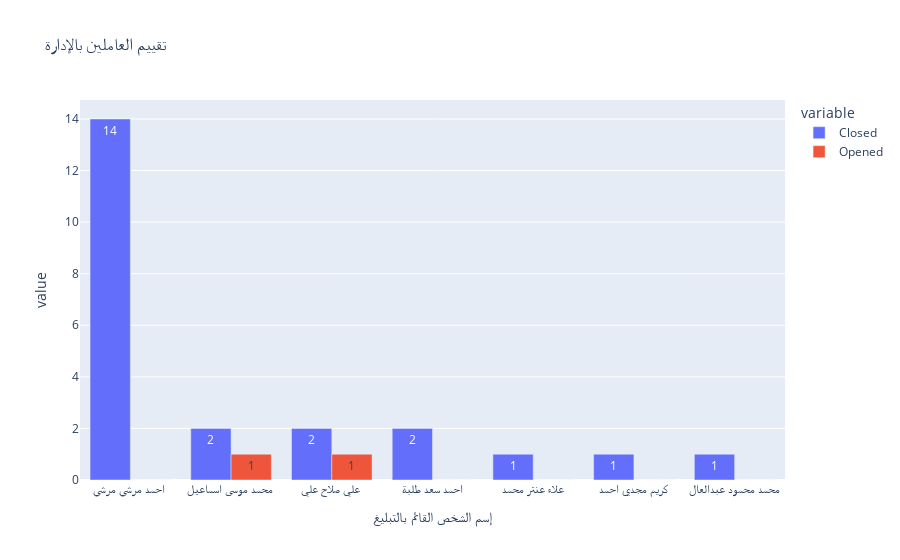

This figure's notebook cell:
### Code cell
px.bar(data_frame=ncr_hse,x='إسم الشخص القائم بالتبليغ',y=['Closed', 'Opened'],
       barmode='group',text_auto=True,title='تقييم العاملين باﻹدارة')

### Figure 1 — Plotly figure (JSON) as saved in the notebook; plotly's stock layout.template omitted (floating-point values rounded to 4 significant figures)
{"data": [{"alignmentgroup": "True", "hovertemplate": "variable=Closed<br>إسم الشخص القائم بالتبليغ=%{x}<br>value=%{y}<extra></extra>", "legendgroup": "Closed", "marker": {"color": "#636efa", "pattern": {"shape": ""}}, "name": "Closed", "offsetgroup": "Closed", "orientation": "v", "showlegend": true, "textposition": "auto", "texttemplate": "%{y}", "type": "bar", "x": ["احمد مرسي مرسي ", "محمد موسى اسماعيل ", "علي صلاح علي ", "احمد سعد طلبة", "علاء عنتر محمد", "كريم مجدي احمد", "محمد محمود عبدالعال"], "xaxis": "x", "y": [14, 2, 2, 2, 1, 1, 1], "yaxis": "y"}, {"alignmentgroup": "True", "hovertemplate": "variable=Opened<br>إسم الشخص القائم بالتبليغ=%{x}<br>value=%{y}<extra></extra>", "legendgroup": "Opened", "marker": {"color": "#EF553B", "pattern": {"shape": ""}}, "name": "Opened", "offsetgroup": "Opened", "orientation": "v", "showlegend": true, "textposition": "auto", "texttemplate": "%{y}", "type": "bar", "x": ["احمد مرسي مرسي ", "محمد موسى اسماعيل ", "علي صلاح علي ", "احمد سعد طلبة", "علاء عنتر محمد", "كريم مجدي احمد", "محمد محمود عبدالعال"], "xaxis": "x", "y": [0, 1, 1, 0, 0, 0, 0], "yaxis": "y"}], "layout": {"barmode": "group", "legend": {"title": {"text": "variable"}, "tracegroupgap": 0}, "title": {"text": "تقييم العاملين باﻹدارة"}, "xaxis": {"anchor": "y", "domain": [0, 1], "title": {"text": "إسم الشخص القائم بالتبليغ"}}, "yaxis": {"anchor": "x", "domain": [0, 1], "title": {"text": "value"}}}}
